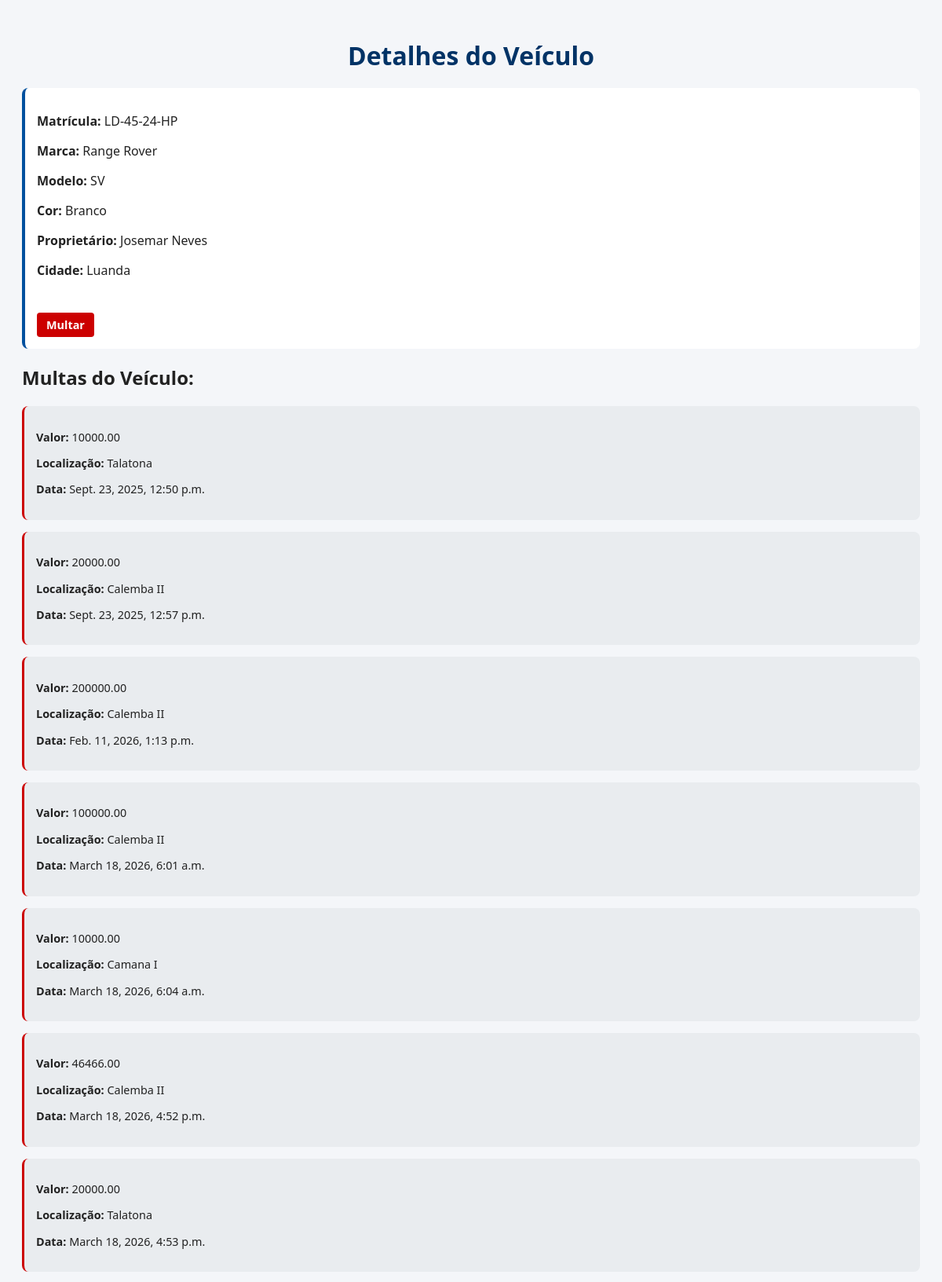
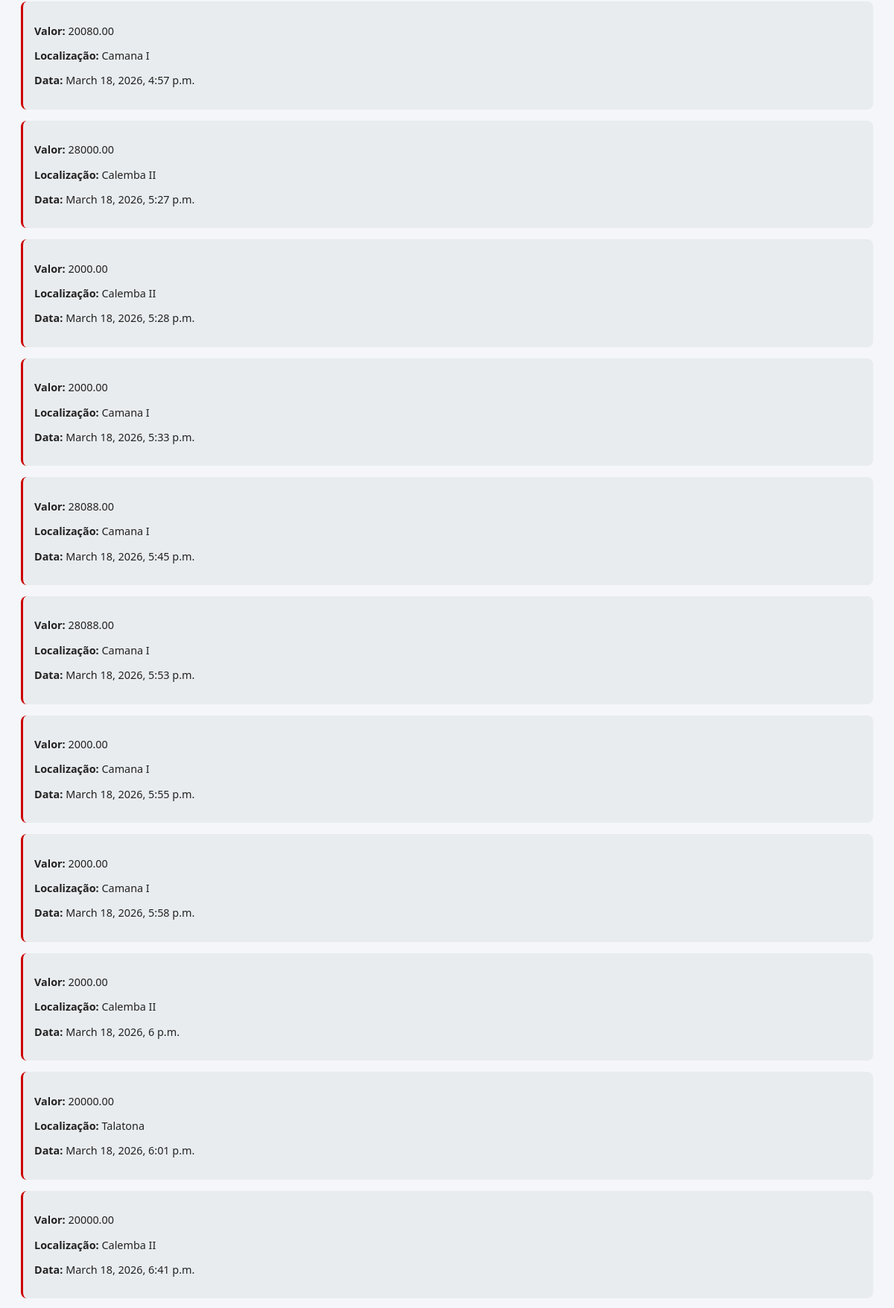
Screenshot of /list/1/ (signed in, upper part) with the database file from the repository (2 pictures, top to bottom).
### multas/models.py (models this page shows, shortened)
class Veiculo(models.Model):
    proprietario = models.ForeignKey(Proprietario, on_delete=models.CASCADE, related_name="veiculos")
    marca = models.CharField(max_length=150)
    modelo = models.CharField(max_length=150)
    cor = models.CharField(max_length=50)
    matricula = models.CharField(max_length=150, unique=True)
    foto_frontal = models.ImageField(upload_to="fotos/", blank=True, null=True)
    foto_traseira = models.ImageField(upload_to="fotos/", blank=True, null=True)
    foto_lateralE = models.ImageField(upload_to="fotos/", blank=True, null=True)
    foto_lateralD = models.ImageField(upload_to="fotos/", blank=True, null=True)

class Proprietario(models.Model):
    nome_completo = models.CharField(max_length=150)
    cidade = models.CharField(max_length=250)

class Multa(models.Model):
    veiculo = models.ForeignKey(Veiculo, on_delete=models.CASCADE, related_name="multas")
    foto = models.ImageField(upload_to="foto/", null=True)
    valor = models.DecimalField(max_digits=10, decimal_places=2)
    localizacao = models.CharField(max_length=200)
    data = models.DateTimeField(auto_now_add=True)
    tipo = models.CharField(blank=True)
    velocidade = models.DecimalField(max_digits=10, decimal_places=2, blank=True, null=True)
    agente = models.CharField(max_length=15, blank=True)
    confirmada = models.BooleanField(default=False)  # 👈 NOVO CAMPO

### multas/views.py (the view)
# urls.py: path('list/<int:pk>/', Detail.as_view(), name='lista'),
class Detail(LoginRequiredMixin, DetailView):
    model = Veiculo
    template_name = "detail.html"
    context_object_name = "veiculo"
    login_url='login'

### multas/templates/detail.html (shortened to what this page needs)
<!DOCTYPE html>
<html lang="pt-br">
<head>
</head>
<body>
<h1>Detalhes do Veículo</h1>
<div class="veiculo">
    <p><strong>Matrícula:</strong> {{ veiculo.matricula }}</p>
    <p><strong>Marca:</strong> {{ veiculo.marca }}</p>
    <p><strong>Modelo:</strong> {{ veiculo.modelo }}</p>
    <p><strong>Cor:</strong> {{ veiculo.cor }}</p>
    <p><strong>Proprietário:</strong> {{ veiculo.proprietario.nome_completo }}</p>
    <p><strong>Cidade:</strong> {{ veiculo.proprietario.cidade }}</p>
    <br> <a href="{% url 'multar' veiculo.id %}" class="btn-multar">Multar</a>
</div>
<h2>Multas do Veículo:</h2>
{% if veiculo.multas.all %}
    {% for m in veiculo.multas.all %}
        <div class="multa">
            <p><strong>Valor:</strong> {{ m.valor }}</p>
            <p><strong>Localização:</strong> {{ m.localizacao }}</p>
            <p><strong>Data:</strong> {{ m.data }}</p>
        </div>
    {% endfor %}
{% else %}
    <p>Sem multas registradas.</p>
{% endif %}
</body>
</html>

### multas/templates/detail.html (style rules this page uses)
body { font-family: 'Segoe UI', Tahoma, Geneva, Verdana, sans-serif; padding: 20px; background: #f4f6f9; color: #222; }
h1 { color: #003366; text-align: center; margin-bottom: 20px; }
.veiculo, .multa { background: #fff; padding: 15px; margin-bottom: 15px; border-radius: 8px; border-left: 4px solid #00509e; }
.multa { border-left: 3px solid #cc0000; font-size: 0.9em; background: #e9ecef; }
a { text-decoration: none; color: #003366; font-weight: bold; }
.btn-multar { display: inline-block; background-color: #cc0000; color: #fff; padding: 6px 12px; margin-top: 5px; border-radius: 4px; text-decoration: none; font-weight: 600; font-size: 0.9em; transition: background 0.3s; }

### rows the page displays
Veiculo: matricula "LD-45-24-HP", marca "Range Rover", modelo "SV", cor "Branco", proprietario.nome_completo "Josemar Neves", proprietario.cidade "Luanda"
Multa: valor "10000.00", localizacao "Talatona", data "Sept. 23, 2025, 12:50 p.m."
Multa: valor "20000.00", localizacao "Calemba II", data "Sept. 23, 2025, 12:57 p.m."
Multa: valor "200000.00", localizacao "Calemba II", data "Feb. 11, 2026, 1:13 p.m."
Multa: valor "100000.00", localizacao "Calemba II", data "March 18, 2026, 6:01 a.m."
Multa: valor "10000.00", localizacao "Camana I", data "March 18, 2026, 6:04 a.m."
Multa: valor "46466.00", localizacao "Calemba II", data "March 18, 2026, 4:52 p.m."
Multa: valor "20000.00", localizacao "Talatona", data "March 18, 2026, 4:53 p.m."
Multa: valor "20080.00", localizacao "Camana I", data "March 18, 2026, 4:57 p.m."
Multa: valor "28000.00", localizacao "Calemba II", data "March 18, 2026, 5:27 p.m."
Multa: valor "2000.00", localizacao "Calemba II", data "March 18, 2026, 5:28 p.m."
Multa: valor "2000.00", localizacao "Camana I", data "March 18, 2026, 5:33 p.m."
Multa: valor "28088.00", localizacao "Camana I", data "March 18, 2026, 5:45 p.m."
Multa: valor "28088.00", localizacao "Camana I", data "March 18, 2026, 5:53 p.m."
Multa: valor "2000.00", localizacao "Camana I", data "March 18, 2026, 5:55 p.m."
Multa: valor "2000.00", localizacao "Camana I", data "March 18, 2026, 5:58 p.m."
Multa: valor "2000.00", localizacao "Calemba II", data "March 18, 2026, 6 p.m."
Multa: valor "20000.00", localizacao "Talatona", data "March 18, 2026, 6:01 p.m."
Multa: valor "20000.00", localizacao "Calemba II", data "March 18, 2026, 6:41 p.m."
